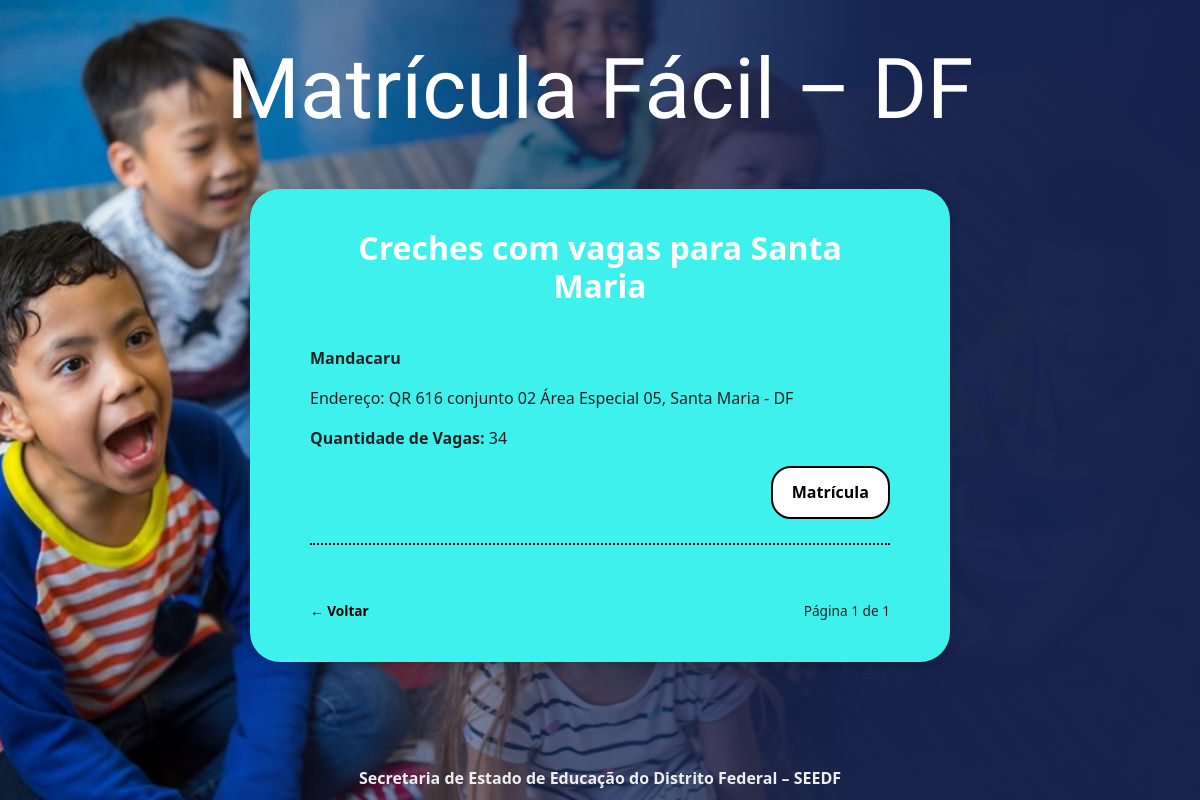
/creches/?ra=9, run on the app's committed database.
### MVT/models.py (models this page shows, shortened)
class RegiaoAdministrativa(models.Model):
    nome = models.CharField(max_length=100)

class Creche(models.Model):
    nome = models.CharField(max_length=200)
    endereco = models.TextField()
    regiao = models.ForeignKey(RegiaoAdministrativa, on_delete=models.CASCADE)
    vagas_disponiveis = models.PositiveIntegerField()
    telefone = models.CharField(max_length=20)

### MVT/views.py (the view)
# urls.py: path('creches/', views.lista_creches, name='lista_creches'),
def lista_creches(request):
    ra_id = request.GET.get('ra')
    creches = []
    nome_ra = ''
    page = request.GET.get('page', 1)
    if ra_id:
        ra = get_object_or_404(RegiaoAdministrativa, id=ra_id)
        nome_ra = ra.nome
        todas_creches = Creche.objects.filter(regiao_id=ra_id, vagas_disponiveis__gt=0).order_by('nome')
        paginator = Paginator(todas_creches, 2)
        creches = paginator.get_page(page)
    return render(request, 'creches.html', {
        'creches': creches,
        'nome_ra': nome_ra,
        'ra_id': ra_id,
    })

### MVT/templates/creches.html (shortened to what this page needs)
{% load static %}
<!DOCTYPE html>
<html lang="pt-br">
<head>
    <link href="https://cdn.jsdelivr.net/npm/bootstrap@5.3.0/dist/css/bootstrap.min.css" rel="stylesheet">
    <link rel="stylesheet" href="{% static 'css/lista_creches.css' %}">
</head>
<body>
    <header class="titulo">
        <h1>Matrícula Fácil – DF</h1>
    </header>
    <div class="bloco-lista">
        <h2>Creches com vagas para {{ nome_ra }}</h2>
        {% if creches %}
        {% for creche in creches %}
        <div class="creche-item">
            <p><strong>{{ creche.nome }}</strong></p>
            <p>Endereço: {{ creche.endereco }}</p>
            <p><strong>Quantidade de Vagas:</strong> {{ creche.vagas_disponiveis }}</p>
            <div class="matricula-wrapper">
                <a href="{% url 'matricula' creche.id %}" class="btn-matricula">Matrícula</a>
            </div>
        </div>
        {% endfor %}
        {% else %}
        <div class="sem-vagas">
            <p>⚠️ Nenhuma creche com vagas disponíveis nesta região.</p>
        </div>
        {% endif %}
        <div class="botoes-rodape">
            <a href="{% url 'index' %}" class="voltar">← Voltar</a>
            <div class="navegacao-paginacao">
                <span>Página {{ creches.number }} de {{ creches.paginator.num_pages }}</span>
            </div>
        </div>
    </div>
    <footer class="footer">
        Secretaria de Estado de Educação do Distrito Federal – SEEDF
    </footer>
</body>
</html>

### static/css/lista_creches.css (style rules this page uses)
html, body { height: 100%; margin: 0; display: flex; flex-direction: column; }
body { margin: 0; font-family: 'Segoe UI', sans-serif; background: url("../images/fundo.jpg") no-repeat center center fixed; background-size: cover; color: #222; }
.titulo h1 { font-family: 'Crafty Girls', cursive; font-size: 6vw; text-align: center; color: white; margin-top: 5vh; }
h2 { color: white; }
.bloco-lista { background-color: #3ef1ec; width: 90%; max-width: 700px; margin: 5vh auto; padding: 4vh 4vw; border-radius: 30px; box-shadow: 0px 4px 12px rgba(0,0,0,0.2); text-align: left; }
.bloco-lista h2 { text-align: center; font-weight: bold; margin-bottom: 4vh; }
.creche-item { padding: 1vh 0; border-bottom: 2px dotted black; margin-bottom: 0; gap: 1px; }
.matricula-wrapper { display: flex; justify-content: flex-end; margin-top: 0; }
.btn-matricula { background-color: white; color: #000; border: 2px solid #000; border-radius: 20px; padding: 0.8em 1.2em; font-weight: bold; text-decoration: none; transition: background-color 0.3s ease, color 0.3s ease; margin-bottom: 2vh; margin-top: 0; gap: 0; font-size: 1em; }
.botoes-rodape { display: flex; justify-content: space-between; margin-top: 4vh; font-size: 0.9em; }
.navegacao-paginacao { display: flex; align-items: center; justify-content: center; gap: 10px; margin-top: 3vh; font-size: 0.95em; }
.voltar { text-decoration: none; color: black; font-weight: bold; gap: 10px; margin-top: 3vh; font-size: 0.95em; }
.footer { text-align: center; margin-top: 8vh; margin-bottom: 4vh; font-size: 1em; font-weight: bold; color: #eee; }
@media (max-width: 1366px) { .titulo h1 { font-size: 7vw; } }
@media (max-width: 1366px) { .bloco-lista { width: 95%; padding: 5vh 5vw; } }

### data on the page
RegiaoAdministrativa: nome "Santa Maria"
Creche: nome "Mandacaru", endereco "QR 616 conjunto 02 Área Especial 05, Santa Maria - DF", vagas_disponiveis "34"

### other printed values
{{ creches.number }} "1"
{{ creches.paginator.num_pages }} "1"
